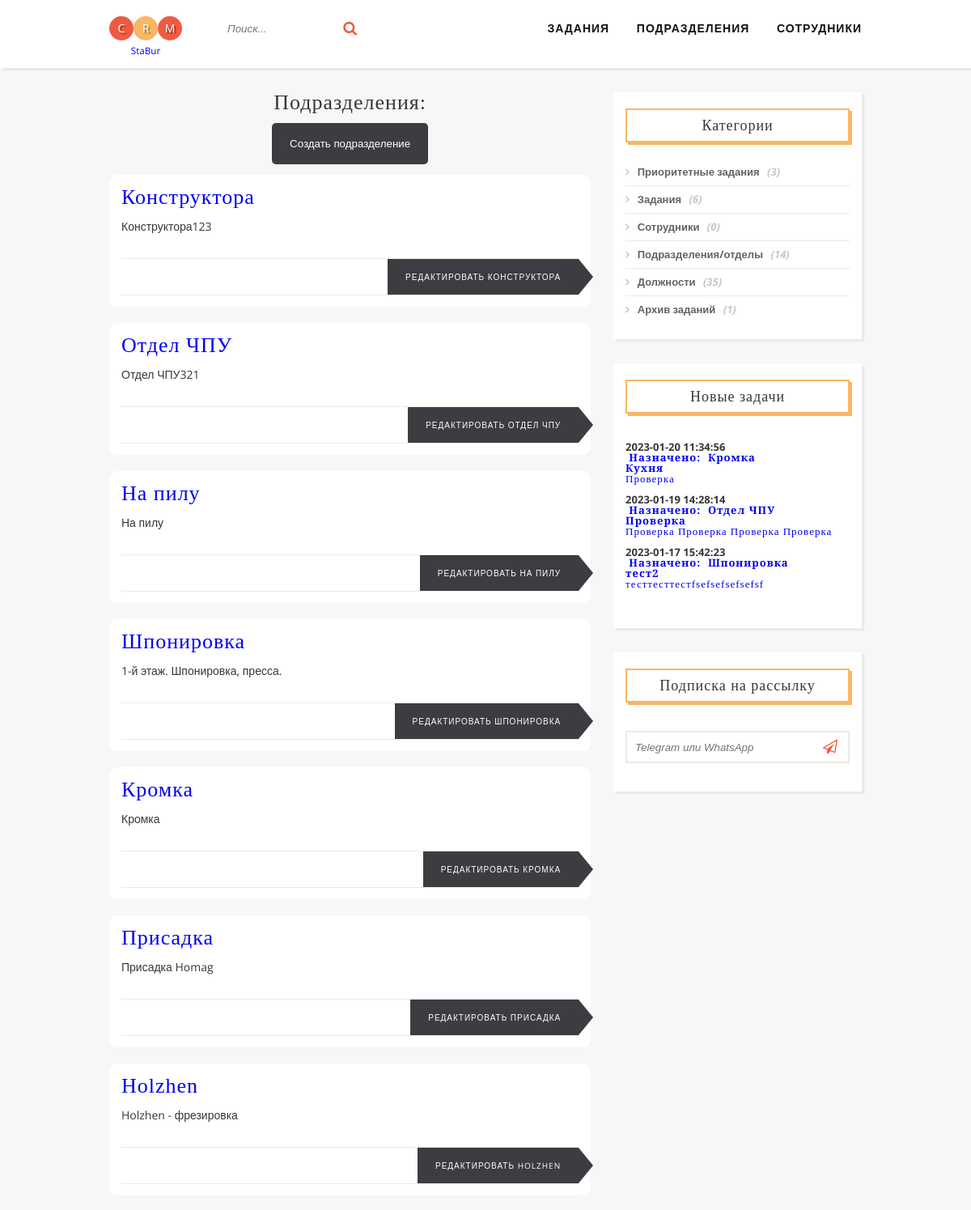
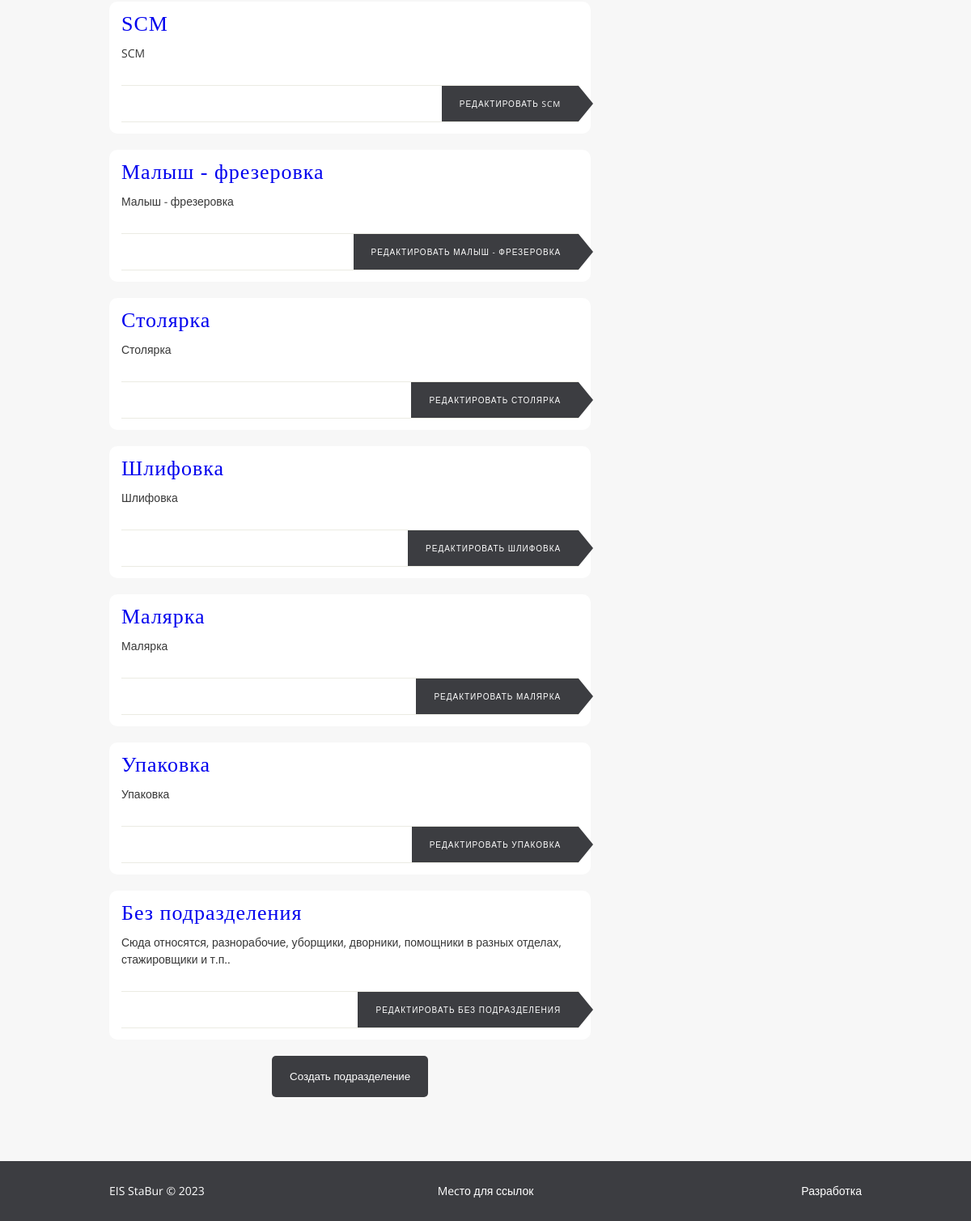
The page /department.php on the database its author committed (2 pictures, top to bottom).
### tables this page shows
CREATE TABLE `department` (
  `id_depart` int(4) UNSIGNED NOT NULL,
  `name_depart` varchar(250) NOT NULL,
  `description_depart` text NOT NULL,
  `code_depart` varchar(12) NOT NULL
);

CREATE TABLE `tasks` (
  `id_task` int(12) UNSIGNED NOT NULL,
  `name_task` varchar(250) NOT NULL,
  `priority_task` varchar(100) DEFAULT NULL,
  `status_task` int(2) UNSIGNED NOT NULL,
  `description_task` text NOT NULL,
  `department_task` int(4) UNSIGNED NOT NULL,
  `datetime_create_task` datetime NOT NULL,
  `datetime_out_task` datetime NOT NULL,
  `url_task` varchar(255) NOT NULL
);

### department.php (the view, shortened to what this page needs)
<!DOCTYPE html>
<html>
<?
include_once "./inc/connectBD.php";
include_once "./inc/header.php";
?>
  <div class="container">
  <div class="posts-list">
    <article class="post">
    <h2 class="post-title" align="center">Подразделения:</h2>
    <?php
    $sql = "SELECT * FROM department";
    $result = $pdo_conn->query($sql);
    $redactID = intval(isset($_GET['redactID'])) ? $_GET['redactID'] : null;
    $newDep = isset($_GET['depart']) ? $_GET['depart'] : null;
    if($redactID){
        $redact = "SELECT * FROM department WHERE `id_depart` = '$redactID'";
        $redact_depart = $pdo_conn->query($redact);
        $row_redact = $redact_depart->fetch(PDO::FETCH_ASSOC);
        $idDepart = $row_redact["id_depart"];
        $nameDepart = $row_redact["name_depart"];
        $descDepart = $row_redact["description_depart"];
        $codeDepart = $row_redact["code_depart"];
        if(isset($_POST['update'])){
            include "./inc/edit_depart.php";
        }
        if(isset($_POST['close'])){
            header("Location: ./department.php#$idDepart");
        }
        echo "<h1 align=\"center\">Редактирование подразделения $nameDepart</h1>";
        if(isset($_POST['delete']) || isset($_GET['delete']) == 'ok'){
            include "./inc/delete_depart.php";
        }
        echo "<center><table class=\"widget\" border=\"0\">
            <form method='post' id=\"subscribe\">
            <input type='hidden' name='id' value=\"$idDepart\">";
            if(isset($_GET['status']) == 'ok'){
                echo "<tr><td><h1 align=\"center\" style=\"color: green\">Обновлено успешно!</h1></td></tr>";
            }
        echo "<tr><td><div align=\"right\"><button class=\"delete\" type=\"submit\" name=\"delete\" value=\"ok\">Удалить</button></div></td></tr>";
        echo "<tr><td><p><font color=\"red\">*</font>Наименование подразделения:</p></td></tr>";
        echo "<tr><td><input class=\"rounded\" type='text' inputmode=\"text\" name='name' value='$nameDepart' required></td></tr>
            <tr><td><p>Описание:</p></td></tr>
            <tr><td><textarea id=\"area\" name='desc' placeholder=''>$descDepart</textarea></td></tr>
            <tr><td><p>Код подразделения:</p></td></tr>
            <tr><td><input class=\"rounded\" type='text' inputmode=\"text\" name='coded' value='$codeDepart'></td></tr>
            <tr><td>&nbsp;</td></tr>
            <tr><td align=\"center\"><button class=\"main\" type=\"submit\" name=\"update\">Сохранить</button>&nbsp;<button class=\"main\" type=\"submit\" name=\"close\">Отмена</button></td></tr>
            <tr><td align=\"center\">
            </form></td></tr></table></center>";
    } elseif($newDep == 'new'){
        include "./inc/new_depart.php";
    } else {
    if ($result) {
        echo "<div align=\"center\"><form method=\"get\"><button class=\"main\" type=\"submit\" name=\"depart\" value=\"new\">Создать подразделение</button></div></form>";
        while($row = $result->fetch(PDO::FETCH_ASSOC)) {
            echo "<div class=\"block-task\">";
            echo "<div id=\"" . $row["id_depart"]. "\" class=\"post-content\">";
            echo "<h2 class=\"post-title\"><a href=\"?redactID=" . $row["id_depart"]. "\">" . $row["name_depart"]. "</a></h2>";
            echo "<p>" . $row["description_depart"]. "</p>";
            echo "<div class=\"post-footer\"><a title=\"Редактировать " . $row["name_depart"]. "\" class=\"more-link\" href=\"?redactID=" . $row["id_depart"]. "\">Редактировать " . $row["name_depart"]. "</a></div></div><br>";
            echo "</div>";
        }
        echo "<div align=\"center\"><form method=\"get\"><button class=\"main\" type=\"submit\" name=\"depart\" value=\"new\">Создать подразделение</button></div></form>";
    } else {
        echo "<div align=\"center\"><form method=\"get\"><button class=\"main\" type=\"submit\" name=\"depart\" value=\"new\">Создать подразделение</button></div></form><br>
        <h2 class=\"post-title\">Нет подразделений</h2>";
    }
}
    ?>
    </article>
  </div>
<? include_once "./inc/right_block.php"; ?>
</div>
<?
include_once "./inc/footer.php";
?>
</body>
</html>

### inc/right_block.php
<?php
$query=$pdo_conn->query("SELECT COUNT(*) as count FROM tasks WHERE status_task!='4'");
$query->setFetchMode(PDO::FETCH_ASSOC);
$row_tasks=$query->fetch();
$count_tasks=$row_tasks['count'];
$query=$pdo_conn->query("SELECT COUNT(*) as count FROM tasks WHERE priority_task='Yes'");
$query->setFetchMode(PDO::FETCH_ASSOC);
$row_tasks_prior=$query->fetch();
$count_tasks_prior=$row_tasks_prior['count'];
$query=$pdo_conn->query("SELECT COUNT(*) as count FROM tasks WHERE status_task='4'");
$query->setFetchMode(PDO::FETCH_ASSOC);
$row_tasks_arch=$query->fetch();
$count_tasks_arch=$row_tasks_arch['count'];
$query=$pdo_conn->query("SELECT COUNT(*) as count FROM worker");
$query->setFetchMode(PDO::FETCH_ASSOC);
$row_worker=$query->fetch();
$count_worker=$row_worker['count'];
$query=$pdo_conn->query("SELECT COUNT(*) as count FROM department");
$query->setFetchMode(PDO::FETCH_ASSOC);
$row_depart=$query->fetch();
$count_depart=$row_depart['count'];
$query=$pdo_conn->query("SELECT COUNT(*) as count FROM position_worker");
$query->setFetchMode(PDO::FETCH_ASSOC);
$row_position=$query->fetch();
$count_position=$row_position['count'];
$task_recent = $pdo_conn->query("SELECT * FROM tasks ORDER BY id_task DESC LIMIT 3");
?>
  <aside>
  <div class="widget">
    <h3 class="widget-title">Категории</h3>
    <ul class="widget-category-list">
      <li><a href="./tasks_priority.php">Приоритетные задания</a> (<?php echo "$count_tasks_prior"; ?>)</li>
      <li><a href="./tasks.php">Задания</a> (<?php echo "$count_tasks"; ?>)</li>
      <li><a href="./worker.php">Сотрудники</a> (<?php echo "$count_worker"; ?>)</li>
      <li><a href="./department.php">Подразделения/отделы</a> (<?php echo "$count_depart"; ?>)</li>
      <li><a href="./positions.php">Должности</a> (<?php echo "$count_position"; ?>)</li>
      <li><a href="./archive.php">Архив заданий</a> (<?php echo "$count_tasks_arch"; ?>)</li>
    </ul>
  </div>
  <div class="widget">
    <h3 class="widget-title">Новые задачи</h3>
    <ul class="widget-posts-list">
      <li>
      <? foreach ($task_recent as $row): ?>
        <div class="post-image-small"><?=$row['datetime_create_task']?></div>
        <h4 class="widget-post-title">&nbsp;<a href="tasks.php#<?=$row['id_task']?>"><b>Назначено:&nbsp;
          <?
          $view_dt = "SELECT * FROM department";
          $view_dt = $pdo_conn->query($view_dt);
          while($row_dt = $view_dt->fetch(PDO::FETCH_ASSOC))
          {
          if($row_dt['id_depart']==$row['department_task']) { echo $row_dt['name_depart']; }
          }
          ?>
          </b><br /><b><?=$row['name_task']?></b><br /><?=$row['description_task']?></a><br /><br /></h3>
      <? endforeach ?>
      </li>
    </ul>
  </div>
  <div class="widget">
    <h3 class="widget-title">Подписка на рассылку</h3>
    <form action="" method="post" id="subscribe">
      <input type="telegram" name="messager" placeholder="Telegram или WhatsApp" required>
      <button type="submit"><i class="fa fa-paper-plane-o"></i></button>
    </form>
  </div>
</aside>

### css/style.css (style rules this page uses)
*, *:after, *:before { box-sizing: border-box; padding: 0; margin: 0; transition: .5s ease-in-out; }
ul { list-style: none; }
a { text-decoration: none; outline: none; }
h1, h2, h3, h4, h5, h6 { font-family: 'Playfair Display'; font-weight: normal; letter-spacing: 1px; }
body { font-family: 'Open Sans', arial, sans-serif; font-size: 14px; line-height: 1; color: #373737; background: #f7f7f7; }
header:after, .container:after, footer:after, .widget-posts-list li:after, #subscribe:after { content: ""; display: table; clear: both; }
.container { margin: 0 auto; width: 100%; max-width: 960px; padding: 0 15px; }
.posts-list { margin-bottom: 30px; width: 64%; float: left; }
.post { margin-bottom: 35px; }
.block-task { background-color: white; border-radius: 10px 10px 10px 10px; padding-top: 15px; padding-left: 15px; padding-right: 15px; margin-bottom: 20px; }
.post-content p { line-height: 1.5; padding-bottom: 1em; }
.post-title { margin-bottom: 12px; font-size: 26px; }
.post-footer { border-top: 1px solid #EBEBE3; border-bottom: 1px solid #EBEBE3; position: relative; margin-top: 15px; text-align: right; }
.more-link { position: relative; display: inline-block; font-size: 10px; text-transform: uppercase; color: white; line-height: 44px; padding: 0 22px; background: #3C3D41; letter-spacing: 0.1em; white-space: nowrap; }
.more-link:after { content: ''; display: block; position: absolute; width: 0; height: 0; top: 0; right: 0; border: solid transparent; border-width: 22px 18px; border-left-color: #3C3D41; transform: translateX(100%); }
button.main { background: #3C3D41; color: #fff; padding: 18px 22px; margin-bottom: 1em; border: 1px transparent; border-radius: 5px; cursor:pointer; }
aside { width: 33%; float: right; }
.widget { padding: 20px 15px; background: white; font-size: 13px; font-weight: bold; margin-bottom: 30px; box-shadow: 3px 3px 1px rgba(0, 0, 0, .05); }
.widget-title { font-size: 18px; padding: 10px; margin-bottom: 20px; text-align: center; border: 2px solid #F8B763; box-shadow: 3px 3px 0 0 #F8B763; }
.widget-category-list li { border-bottom: 1px solid #EBEBE3; padding: 10px 0; color: #c6c6c6; font-style: italic; }
.widget-category-list li:last-child { border-bottom: none; }
.widget-category-list li a { color: #626262; margin-right: 6px; font-style: normal; }
.widget-category-list li a:before { content: "\f105"; display: inline-block; font-family: 'FontAwesome'; margin-right: 10px; color: #c6c6c6; }
.widget-posts-list li { border-top: 1px solid #EBEBE3; padding: 15px 0; }
.widget-posts-list li:nth-child(1) { border-top: none; }
.post-image-small { width: 50%; float: left; margin-right: 15px; }
.widget-post-title { float: left; }
#subscribe { position: relative; width: 100%; padding: 15px 0; }
#subscribe input { width: 100%; display: block; float: left; border: 2px solid #EBEBE3; padding: 0 0 0 10px; height: 40px; position: relative; outline: none; color: #9E9C9C; font-style: italic; }
#subscribe button { padding: 0 15px; background: transparent; height: 40px; border: none; position: absolute; right: 0; color: #EF5A42; cursor: pointer; font-size: 18px; }

### rows shown on the page
department: name_depart "Конструктора", description_depart "Конструктора123", name_depart "КОНСТРУКТОРА"
department: name_depart "Отдел ЧПУ", description_depart "Отдел ЧПУ321", name_depart "ОТДЕЛ ЧПУ"
department: name_depart "На пилу", description_depart "На пилу", name_depart "НА ПИЛУ"
department: name_depart "Шпонировка", description_depart "1-й этаж. Шпонировка, пресса.", name_depart "ШПОНИРОВКА"
department: name_depart "Кромка", description_depart "Кромка", name_depart "КРОМКА"
department: name_depart "Присадка", description_depart "Присадка Homag", name_depart "ПРИСАДКА"
department: name_depart "Holzhen", description_depart "Holzhen - фрезировка", name_depart "HOLZHEN"
department: name_depart "SCM", description_depart "SCM"
department: name_depart "Малыш - фрезеровка", description_depart "Малыш - фрезеровка", name_depart "МАЛЫШ - ФРЕЗЕРОВКА"
department: name_depart "Столярка", description_depart "Столярка", name_depart "СТОЛЯРКА"
department: name_depart "Шлифовка", description_depart "Шлифовка", name_depart "ШЛИФОВКА"
department: name_depart "Малярка", description_depart "Малярка", name_depart "МАЛЯРКА"
department: name_depart "Упаковка", description_depart "Упаковка", name_depart "УПАКОВКА"
department: name_depart "Без подразделения", description_depart "Сюда относятся, разнорабочие, уборщики, дворники, помощники в разных отделах, стажировщики и т.п..", name_depart "БЕЗ ПОДРАЗДЕЛЕНИЯ"
tasks: datetime_create_task "2023-01-20 11:34:56", name_task "Кухня", description_task "Проверка"
tasks: datetime_create_task "2023-01-19 14:28:14", name_task "Проверка", description_task "Проверка Проверка Проверка Проверка"
tasks: datetime_create_task "2023-01-17 15:42:23", name_task "тест2", description_task "тесттесттестfsefsefsefsefsf"

### other values the page prints
$count_tasks_prior "3"
$count_tasks "6"
$count_worker "0"
$count_depart "14"
$count_position "35"
$count_tasks_arch "1"
